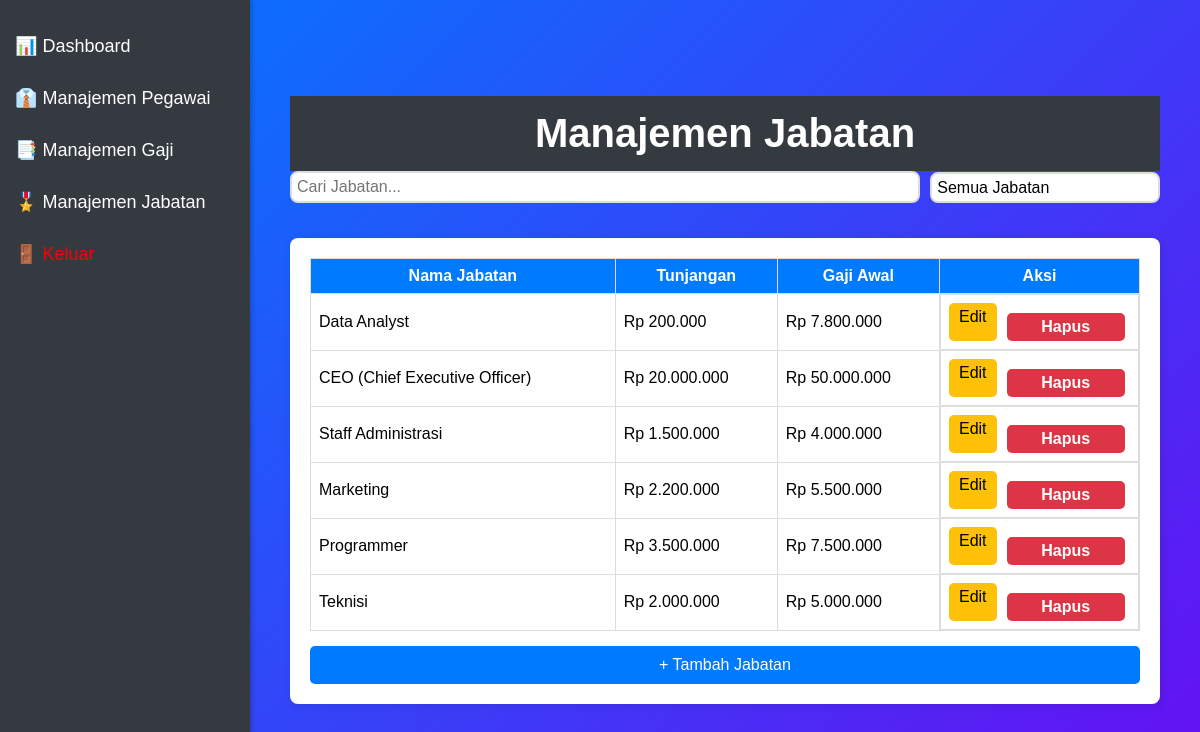
The page /mysql10122423_if-11_kepegawaian/admin/manajemen_jabatan.php on the database its author committed.
### tables this page shows
CREATE TABLE `jabatan` (
  `id_jabatan` int(10) UNSIGNED NOT NULL,
  `nama_jabatan` varchar(100) NOT NULL,
  `tunjangan` decimal(15,2) NOT NULL DEFAULT 0.00,
  `gaji_awal` decimal(15,2) NOT NULL DEFAULT 0.00,
  `updated_at` timestamp NOT NULL DEFAULT current_timestamp() ON UPDATE current_timestamp()
);

### mysql10122423_if-11_kepegawaian/admin/manajemen_jabatan.php (the view, shortened to what this page needs)
<?php
require '../config/database.php';
$query = "SELECT id_jabatan, nama_jabatan, tunjangan, gaji_awal FROM jabatan";
$result = $conn->query($query);
?>
<!DOCTYPE html>
<html lang="id">
<head>
    <link rel="stylesheet" href="../css/style.css">
</head>
<body>
    <div class="sidebar">
        <a href="index_admin.php">📊 Dashboard</a>
        <a href="manajemen_data_pegawai.php">👔 Manajemen Pegawai</a>
        <a href="manajemen_gaji.php">📑 Manajemen Gaji</a>
        <a href="manajemen_jabatan.php">🎖️ Manajemen Jabatan</a>
        <a href="../login.php" style="color: red;">🚪 Keluar</a>
    </div>
    <div class="main-content" style="margin-top: 0;">
        <div class="header">
            <h1>Manajemen Jabatan</h1>
        </div>
        <div class="dashboard-container">
            <div class="filter-container">
                <input type="text" id="searchBox" placeholder="Cari Jabatan..." onkeyup="filterData()">
                <select id="filterJabatan" class="filter-select" onchange="filterData()">
                    <option value="">Semua Jabatan</option>
                </select>
            </div>
            <div class="pegawai-table-container">
                <table class="pegawai-table">
                    <thead>
                        <tr>
                            <th>Nama Jabatan</th>
                            <th>Tunjangan</th>
                            <th>Gaji Awal</th>
                            <th>Aksi</th>
                        </tr>
                    </thead>
                    <tbody id="jabatanTable">
                        <?php while ($row = $result->fetch_assoc()): ?>
                        <tr>
                            <td class="nama-jabatan"><?= htmlspecialchars($row['nama_jabatan']) ?></td>
                            <td>Rp <?= number_format($row['tunjangan'], 0, ',', '.') ?></td>
                            <td>Rp <?= number_format($row['gaji_awal'], 0, ',', '.') ?></td>
                            <td class="action-buttons">
                                <a href="form_jabatan.php?id=<?= $row['id_jabatan']; ?>" class="btn-action btn-edit">Edit</a>
                                <button class="btn-action btn-delete" onclick="confirmDelete(<?= $row['id_jabatan']; ?>, '<?= $row['nama_jabatan']; ?>')">Hapus</button>
                            </td>
                        </tr>
                        <?php endwhile; ?>
                    </tbody>
                </table>
                <a href="form_jabatan.php" class="btn-add">+ Tambah Jabatan</a>
            </div>
        </div>
    </div>
</body>
</html>

### mysql10122423_if-11_kepegawaian/css/style.css (style rules this page uses)
* { margin: 0; padding: 0; box-sizing: border-box; font-family: "Poppins", sans-serif; }
body { display: flex; justify-content: center; align-items: center; min-height: 100vh; background: linear-gradient(135deg, #007bff, #6610f2); padding: 20px; }
input, select { width: 100%; padding: 10px 15px; border: 2px solid #ddd; border-radius: 8px; font-size: 16px; transition: 0.3s; }
select { appearance: none; background-color: #fff; cursor: pointer; }
button { max-width: 400px; width: 100%; padding: 12px; background: linear-gradient(135deg, #007bff, #6610f2); color: white; border: none; border-radius: 8px; cursor: pointer; font-size: 16px; font-weight: bold; transition: 0.3s; margin-top: 10px; }
body { display: flex; min-height: 100vh; background: linear-gradient(135deg, #007bff, #6610f2); }
.sidebar { width: 250px; height: 100vh; background: #343a40; color: white; padding-top: 20px; position: fixed; left: 0; top: 0; box-shadow: 2px 0 5px rgba(0, 0, 0, 0.2); }
.sidebar a { display: block; padding: 15px; text-decoration: none; color: white; font-size: 18px; transition: 0.3s; }
.main-content { margin-left: 250px; width: calc(100% - 250px); padding: 20px; }
.header { background: #343a40; color: white; padding: 15px 20px; text-align: center; font-size: 20px; }
.dashboard-container { display: flex; flex-direction: column; gap: 20px; }
table { width: 100%; border-collapse: collapse; }
table, th, td { border: 1px solid #ddd; padding: 8px; }
th { background: #007bff; color: white; }
.pegawai-table-container { background: white; padding: 20px; border-radius: 8px; box-shadow: 2px 2px 10px rgba(0, 0, 0, 0.1); }
.pegawai-table { width: 100%; border-collapse: collapse; }
.pegawai-table, .pegawai-table th, .pegawai-table td { border: 1px solid #ddd; padding: 8px; }
.pegawai-table th { background: #007bff; color: white; }
.btn-add { background: #007bff; color: white; padding: 10px 15px; text-decoration: none; border-radius: 5px; display: block; margin-top: 15px; text-align: center; }
.btn-action { padding: 5px 10px; border-radius: 5px; text-decoration: none; margin-right: 5px; display: inline-block; }
.btn-edit { background: #ffc107; color: black; }
.btn-delete { background: #dc3545; color: white; border: none; cursor: pointer; }
.filter-container { display: flex; align-items: center; gap: 10px; margin-bottom: 15px; }
.filter-container input { flex: 2; padding: 5px; }
.filter-container .filter-select { flex: 0.7; padding: 5px; }
.action-buttons { display: flex; gap: 5px; }
.filter-container select { flex: 1; padding: 5px; }

### rows shown on the page
jabatan: nama_jabatan "Data Analyst", tunjangan "200.000", gaji_awal "7.800.000"
jabatan: nama_jabatan "CEO (Chief Executive Officer)", tunjangan "20.000.000", gaji_awal "50.000.000"
jabatan: nama_jabatan "Staff Administrasi", tunjangan "1.500.000", gaji_awal "4.000.000"
jabatan: nama_jabatan "Marketing", tunjangan "2.200.000", gaji_awal "5.500.000"
jabatan: nama_jabatan "Programmer", tunjangan "3.500.000", gaji_awal "7.500.000"
jabatan: nama_jabatan "Teknisi", tunjangan "2.000.000", gaji_awal "5.000.000"
